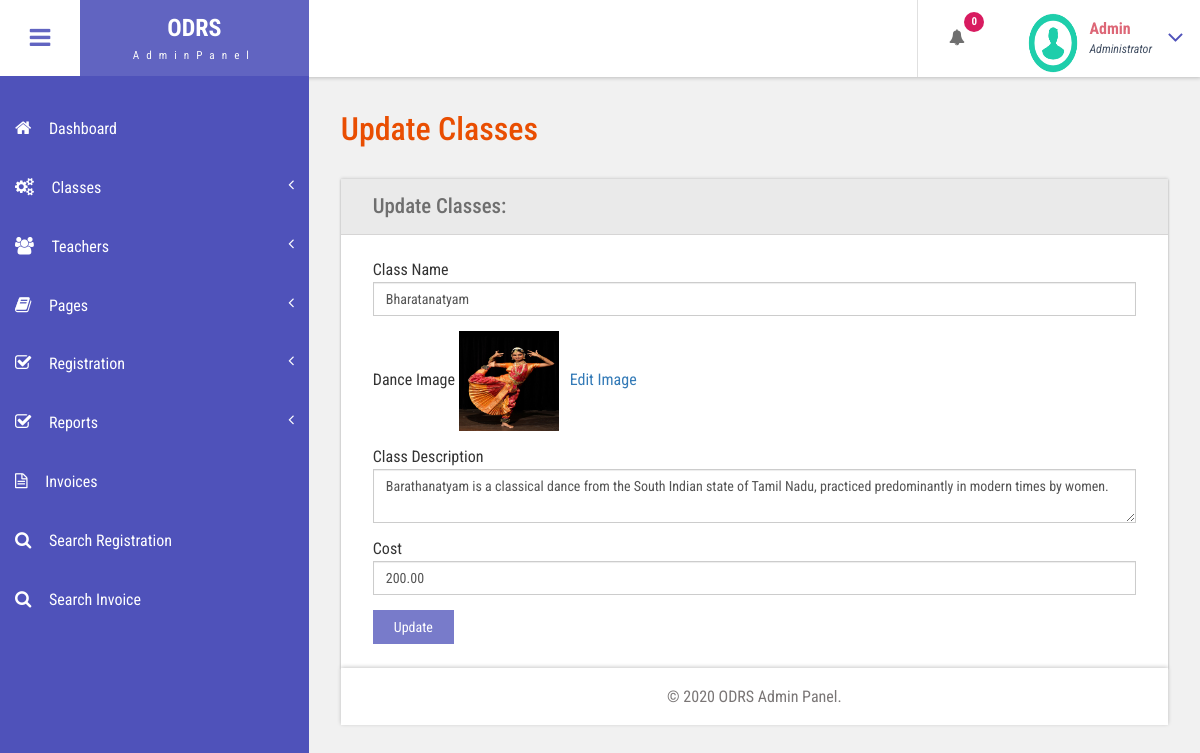
Screenshot of /odrs/admin/edit-classes.php?editid=1 (signed in) with the database file from the repository.
### tables this page shows
CREATE TABLE `tblclasses` (
  `ID` int(10) NOT NULL,
  `ClassName` varchar(200) DEFAULT NULL,
  `DanceImage` varchar(200) DEFAULT NULL,
  `ClassDesc` mediumtext DEFAULT NULL,
  `Cost` decimal(10,2) DEFAULT NULL,
  `CreationDate` timestamp NULL DEFAULT current_timestamp()
);

### odrs/admin/edit-classes.php (the view, shortened to what this page needs)
<?php
include('includes/dbconnection.php');
if (strlen($_SESSION['odrsaid']==0)) {
  header('location:logout.php');
  } else{
  ?>
<!DOCTYPE HTML>
<html>
<head>
<link href="css/bootstrap.css" rel='stylesheet' type='text/css' />
<link href="css/style.css" rel='stylesheet' type='text/css' />
<link href="css/font-awesome.css" rel="stylesheet">
<link href="css/animate.css" rel="stylesheet" type="text/css" media="all">
<link href="css/custom.css" rel="stylesheet">
</head>
<body class="cbp-spmenu-push">
	<div class="main-content">
		 <?php include_once('includes/sidebar.php');?>
	 <?php include_once('includes/header.php');?>
		<div id="page-wrapper">
			<div class="main-page">
				<div class="forms">
					<h3 class="title1">Update Classes</h3>
					<div class="form-grids row widget-shadow" data-example-id="basic-forms">
						<div class="form-title">
							<h4>Update Classes:</h4>
						</div>
						<div class="form-body">
							<form method="post">
  <?php
 $cid=$_GET['editid'];
$ret=mysqli_query($con,"select * from  tblclasses where ID='$cid'");
while ($row=mysqli_fetch_array($ret)) {
?>
							 <div class="form-group"> <label for="exampleInputEmail1">Class Name</label> <input type="text" class="form-control" id="classname" name="classname" placeholder="Class Name" value="<?php  echo $row['ClassName'];?>" required="true"> </div>
							 <div class="form-group"> <label for="exampleInputEmail1">Dance Image</label>  <img src="danceimg/<?php  echo $row['DanceImage'];?>" width="100" height="100"> <a href="changeimage.php?editid=<?php echo $row['ID'];?>"> &nbsp; Edit Image</a> </div>
							 <div class="form-group"> <label for="exampleInputEmail1">Class Description</label> <textarea class="form-control" id="classdes" name="classdes" value="" required="true"><?php  echo $row['ClassDesc'];?></textarea> </div>
							 <div class="form-group"> <label for="exampleInputPassword1">Cost</label> <input type="text" id="cost" name="cost" class="form-control" value="<?php  echo $row['Cost'];?>" required="true"> </div>
							 <?php } ?>
							  <button type="submit" name="submit" class="btn btn-default">Update</button> </form>
						</div>
					</div>
			</div>
		</div>
		 <?php include_once('includes/footer.php');?>
	</div>
</body>
</html>
<?php } ?>

### odrs/admin/includes/header.php (shortened to what this page needs)
<div class="sticky-header header-section ">
      <div class="header-left">
        <button id="showLeftPush"><i class="fa fa-bars"></i></button>
        <div class="logo">
          <a href="index.html">
            <h1>ODRS</h1>
            <span>AdminPanel</span>
          </a>
        </div>
      </div>
      <div class="header-right">
        <div class="profile_details_left">
          <ul class="nofitications-dropdown">
            <?php
$ret1=mysqli_query($con,"select * from  tblregistration where Status is null");
$num=mysqli_num_rows($ret1);
?>
            <li class="dropdown head-dpdn">
              <a href="#" class="dropdown-toggle" data-toggle="dropdown" aria-expanded="false"><i class="fa fa-bell"></i><span class="badge blue"><?php echo $num;?></span></a>
            </li>
          </ul>
          <div class="clearfix"> </div>
        </div>
        <div class="profile_details">
        <?php
$adid=$_SESSION['odrsaid'];
$ret=mysqli_query($con,"select AdminName from tbladmin where ID='$adid'");
$row=mysqli_fetch_array($ret);
$name=$row['AdminName'];
?>
          <ul>
            <li class="dropdown profile_details_drop">
              <a href="#" class="dropdown-toggle" data-toggle="dropdown" aria-expanded="false">
                <div class="profile_img">
                  <span class="prfil-img"><img src="images/download (1).png" alt="" width="50" height="60"> </span>
                  <div class="user-name">
                    <p><?php echo $name; ?></p>
                    <span>Administrator</span>
                  </div>
                  <i class="fa fa-angle-down lnr"></i>
                  <div class="clearfix"></div>
                </div>
              </a>
            </li>
          </ul>
        </div>
      </div>
      <div class="clearfix"> </div>
    </div>

### odrs/admin/css/style.css (style rules this page uses)
h4, h5, h6, h1, h2, h3 { margin: 0; }
ul, ol { margin: 0; }
p { margin: 0; }
html, body { font-family: 'Roboto Condensed', sans-serif; font-size: 100%; overflow-x: hidden; background: #fff; }
body a { transition: 0.5s all ease; -webkit-transition: 0.5s all ease; -moz-transition: 0.5s all ease; -o-transition: 0.5s all ease; -ms-transition: 0.5s all ease; text-decoration:none; }
h1,h2,h3,h4,h5,h6 { margin:0; }
p { margin:0; }
ul,label { margin:0; padding:0; }
.main-content { position: relative; }
.sticky-header { position: fixed; top: 0; left:0px; width: 100%; z-index: 100; }
.header-section { background:#FFF; box-shadow: 1px 1px 4px rgba(0, 0, 0, 0.21); -webkit-box-shadow: 1px 1px 4px rgba(0, 0, 0, 0.21); -moz-box-shadow: 1px 1px 4px rgba(0, 0, 0, 0.21); -o-box-shadow: 1px 1px 4px rgba(0, 0, 0, 0.21); }
.header-section::after { clear: both; display: block; content: ''; }
.header-left { float: left; width: 45%; }
.header-right { float: right; }
button#showLeftPush { font-size: 1.5em; width: 80px; padding: 0.87em 0; text-align: center; cursor: pointer; float: left; color: #6F6F6F; -moz-transition: all 0.2s ease-out 0s; -webkit-transition: all 0.2s ease-out 0s; transition: all 0.2s ease-out 0s; border: none; background-color: #fff; outline:none; }
.cbp-spmenu-push { overflow-x: hidden; position: relative; }
.cbp-spmenu, .cbp-spmenu-push { -webkit-transition: all 0.3s ease; -moz-transition: all 0.3s ease; transition: all 0.3s ease; }
.cbp-spmenu-push div#page-wrapper { margin: 0 0 0 19.3em; transition:.5s all; -webkit-transition:.5s all; -moz-transition:.5s all; }
.fa { display: inline-block; font-family: FontAwesome; font-style: normal; font-weight: normal; line-height: 1; -webkit-font-smoothing: antialiased; -moz-osx-font-smoothing: grayscale; }
.logo { background: #6164C1; text-align: center; float: left; }
.logo a { padding: 0.9em 3.3em .7em; display: block; text-decoration: none; }
.logo a h1 { color: #fff; font-size: 1.5em; line-height: 1.2em; font-weight: 700; }
.logo a span { color: #F8F8F8; font-size: .7em; text-align: center; letter-spacing: 7px; }
.profile_details_left { float: left; }
li.dropdown.head-dpdn { display: inline-block; padding: 1.7em 0; border-left: 1px solid #E0E0E0; float: left; }
li.dropdown.head-dpdn a.dropdown-toggle { padding: 1.7em 2em; }
i.fa.fa-bell { color:#6F6F6F; }
.header-right span.badge { font-size: 11px; font-weight: bold; color: #FFF; background: #8BC34A; line-height: 15px; width: 20px; height: 20px; border-radius: 2em; -webkit-border-radius: 2em; -moz-border-radius: 2em; -o-border-radius: 2em; text-align: center; display: inline-block; position: absolute; top: 16%; padding: 2px 0 0; }
.header-right span.blue { background-color:#D81B60; }
.profile_details { float: right; }
.profile_details_drop a.dropdown-toggle { display:block; padding: 0.8em 3em 0 2em; }
.profile_img span.prfil-img { float:left; }
.user-name { float:left; margin-top:8px; margin-left:11px; height:35px; }
.profile_details ul li { list-style-type:none; position:relative; }
.profile_details li a i.fa.lnr { position: absolute; top: 34%; right: 8%; color: #4F52BA; font-size: 1.6em; }
.user-name p { font-size:1em; color:#DD6777; line-height:1em; font-weight:700; }
.user-name span { font-size: .75em; font-style: italic; color: #424f63; font-weight: normal; margin-top: .3em; }
.charts,.row { margin: 2em 0 0; }
.widget-shadow { background-color: #fff; box-shadow: 0 -1px 3px rgba(0,0,0,.12),0 1px 2px rgba(0,0,0,.24); -webkit-box-shadow: 0 -1px 3px rgba(0,0,0,.12),0 1px 2px rgba(0,0,0,.24); -moz-box-shadow: 0 -1px 3px rgba(0,0,0,.12),0 1px 2px rgba(0,0,0,.24); }
h3.title1 { font-size: 2em; color: #e94e02; margin-bottom: 0.8em; }
.forms h3.title1 { margin-bottom:0; }
.forms h4 { font-size: 1.3em; color: #6F6F6F; }
.form-title { padding: 1em 2em; background-color: #EAEAEA; border-bottom: 1px solid #D6D5D5; }
.form-body { padding: 1.5em 2em; }
.forms label { font-weight: 400; }
.form-control { border-radius: inherit; }
.forms button.btn.btn-default { background-color: rgba(97, 100, 193, 0.85); color: #fff; padding: .5em 1.5em; border: none; outline:none; border-radius: inherit; }

### odrs/admin/css/custom.css (style rules this page uses)
#page-wrapper { padding:7em 2em 2.5em; background-color: #F1F1F1; }

### rows the page displays
tblclasses: classname "Bharatanatyam", DanceImage (picture), classdes "Barathanatyam is a classical dance from the South Indian state of Tamil Nadu, practiced predominantly in modern times by women.", cost "200.00"

### other values shown
$num "0"
$name "Admin"
